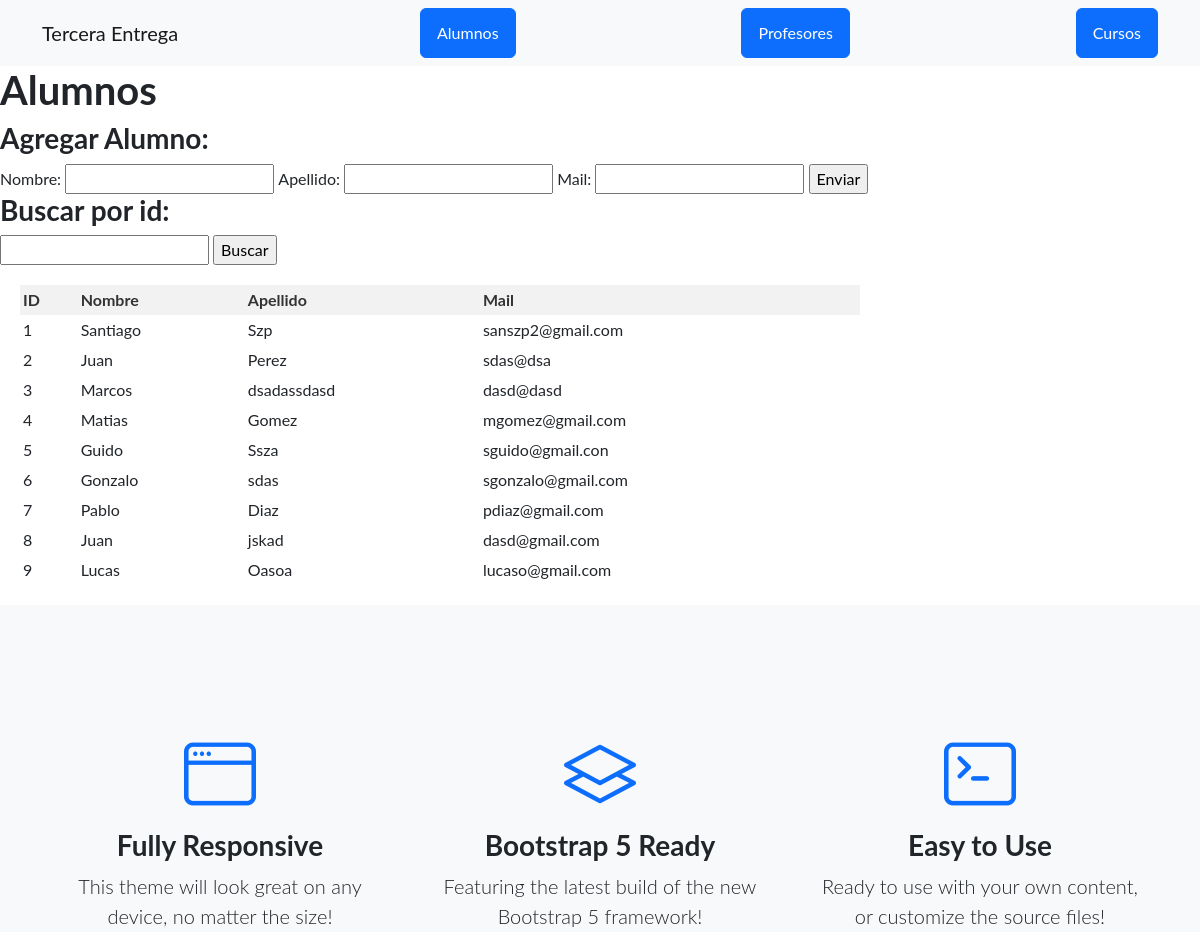
The page /AppTerceraEntrega/alumnos/ (upper part) on the database as committed earlier.
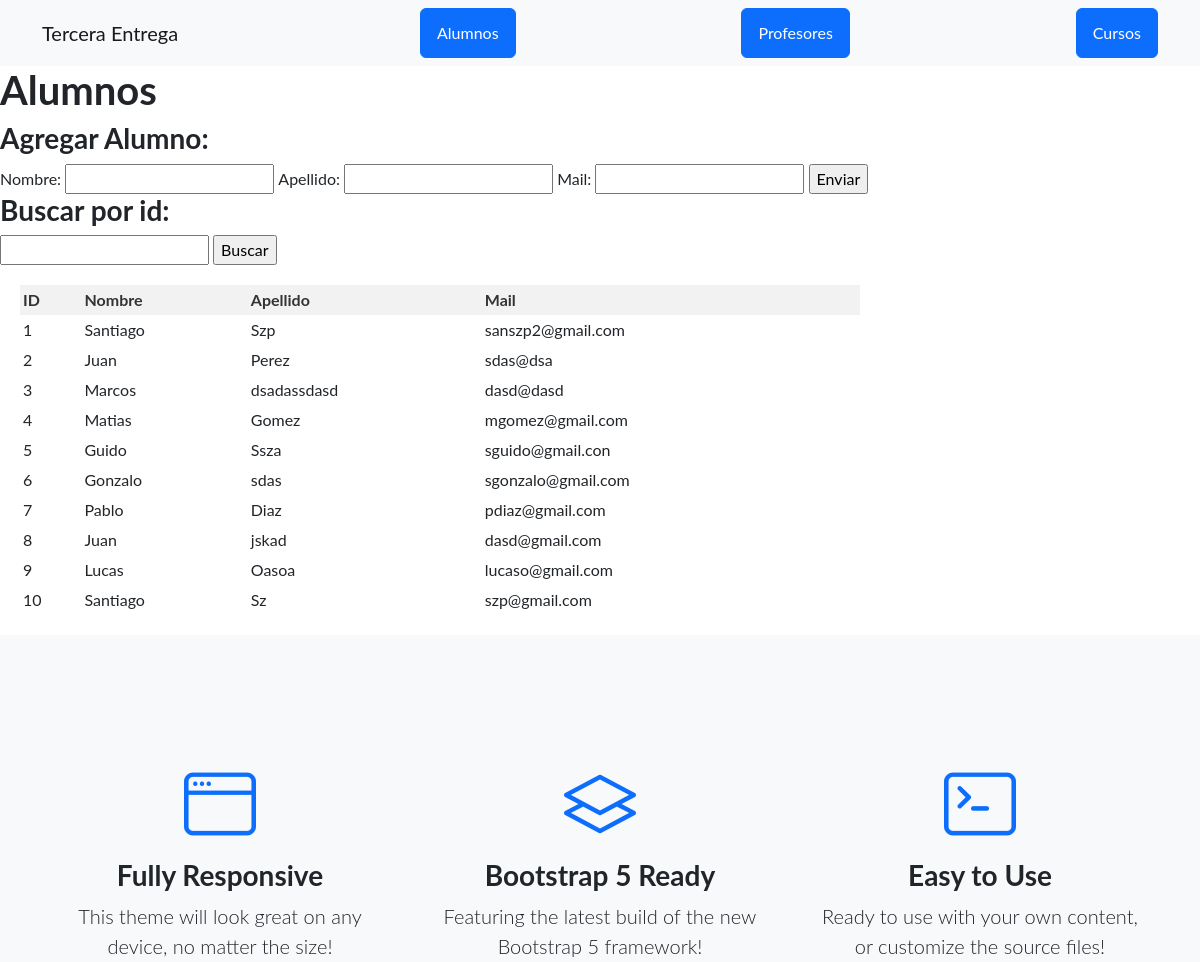
The same page on the database as committed later.
### AppTerceraEntrega/models.py (models this page shows)
class Alumno(models.Model):
    nombre = models.CharField(max_length=40)
    apellido = models.CharField(max_length=40)
    mail = models.EmailField(max_length=50)

### AppTerceraEntrega/views.py (the view)
# urls.py: path('alumnos/', views.alumnos, name='alumnos'),
def alumnos(req):
    if req.method == 'POST':
        formulaio = AlumnoFormulario(req.POST)
        if formulaio.is_valid():
            informacion = formulaio.cleaned_data
            alumno = Alumno(nombre=informacion['nombre'], apellido=informacion['apellido'], mail=informacion['mail'])
            alumno.save()
            return redirect('alumnos')
    else:
        alumno_buscado = obtieneObjeto(req,Alumno)
        formulaio = AlumnoFormulario()
    alumnos = Alumno.objects.all()
    return render(req, "appterceraentrega/alumnos.html",{"formulario": formulaio, "alumnos": alumnos, "alumno": alumno_buscado})

### AppTerceraEntrega/forms.py
class AlumnoFormulario(forms.Form):
    nombre= forms.CharField(max_length=40)
    apellido= forms.CharField(max_length=40)
    mail= forms.EmailField(max_length=50)

### AppTerceraEntrega/views.py (called while the page is built)
def obtieneObjeto(req, clase):
    objeto_buscado = ""
    if req.GET.get("id"):
            id_objeto = req.GET["id"]
            objeto_buscado = clase.objects.filter(id=id_objeto).first()
            if not isinstance(objeto_buscado, clase):
                objeto_buscado = ""
    return objeto_buscado

### AppTerceraEntrega/templates/appterceraentrega/alumnos.html (shortened to what this page needs)
<!DOCTYPE html>
<html lang="en">
<head>
</head>
<body>
    {% extends "appterceraentrega/padre.html" %}
    {% load static %}
    {% block contenidoQueCambia %}
    <h1>Alumnos</h1>
    <h3>Agregar Alumno:</h3>
    <form action="" method="POST">
        {{ formulario.as_table }}
        <input type="submit" value="Enviar">
    </form>
    <h3>Buscar por id:</h3>
    <form action="" method="GET">
        <input type="number" name="id">
        <input type="submit" value="Buscar">
    </form>
    <table>
        <thead>
            <tr>
                <th>ID</th>
                <th>Nombre</th>
                <th>Apellido</th>
                <th>Mail</th>
            </tr>
        </thead>
        <tbody>
            {% for alumno in alumnos %}
            <tr>
                <td>{{ alumno.id }}</td>
                <td>{{ alumno.nombre }}</td>
                <td>{{ alumno.apellido }}</td>
                <td>{{ alumno.mail }}</td>
            </tr>
            {% endfor %}
        </tbody>
    </table>
    {% endblock %}

### AppTerceraEntrega/templates/appterceraentrega/padre.html (shortened to what this page needs)
{% load static %}
<!DOCTYPE html>
<html lang="en">
    <head>
        <link href="https://cdn.jsdelivr.net/npm/bootstrap-icons@1.5.0/font/bootstrap-icons.css" rel="stylesheet" type="text/css" />
        <link href="{% static 'appterceraentrega/css/styles.css' %}" rel="stylesheet" />
    </head>
    <body>
        <nav class="navbar navbar-light bg-light static-top">
            <div class="container">
                <a class="navbar-brand" href="{%url 'inicio'%}">Tercera Entrega</a>
                <a class="btn btn-primary" href="{%url 'alumnos'%}">Alumnos</a>
                <a class="btn btn-primary" href="{%url 'profesores'%}">Profesores</a>
                <a class="btn btn-primary" href="{%url 'cursos'%}">Cursos</a>
            </div>
        </nav>
        {% block contenidoQueCambia %}{% endblock %}
        <section class="features-icons bg-light text-center">
            <div class="container">
                <div class="row">
                    <div class="col-lg-4">
                        <div class="features-icons-item mx-auto mb-5 mb-lg-0 mb-lg-3">
                            <div class="features-icons-icon d-flex"><i class="bi-window m-auto text-primary"></i></div>
                            <h3>Fully Responsive</h3>
                            <p class="lead mb-0">This theme will look great on any device, no matter the size!</p>
                        </div>
                    </div>
                    <div class="col-lg-4">
                        <div class="features-icons-item mx-auto mb-5 mb-lg-0 mb-lg-3">
                            <div class="features-icons-icon d-flex"><i class="bi-layers m-auto text-primary"></i></div>
                            <h3>Bootstrap 5 Ready</h3>
                            <p class="lead mb-0">Featuring the latest build of the new Bootstrap 5 framework!</p>
                        </div>
                    </div>
                    <div class="col-lg-4">
                        <div class="features-icons-item mx-auto mb-0 mb-lg-3">
                            <div class="features-icons-icon d-flex"><i class="bi-terminal m-auto text-primary"></i></div>
                            <h3>Easy to Use</h3>
                            <p class="lead mb-0">Ready to use with your own content, or customize the source files!</p>
                        </div>
                    </div>
                </div>
            </div>
        </section>
    </body>
</html>

### AppTerceraEntrega/templates/appterceraentrega/alumnos.html (style rules this page uses)
table { width: 70%; margin: 20px 20px; }
th, td { border: 1px solid #dddddd; text-align: left; padding: 3px; }
th { background-color: #f2f2f2; color: #333; text-align: center; }

Rows that differ between the two databases and show on the page:
added Alumno: id "10", nombre "Santiago", apellido "Sz", mail "szp@gmail.com"
